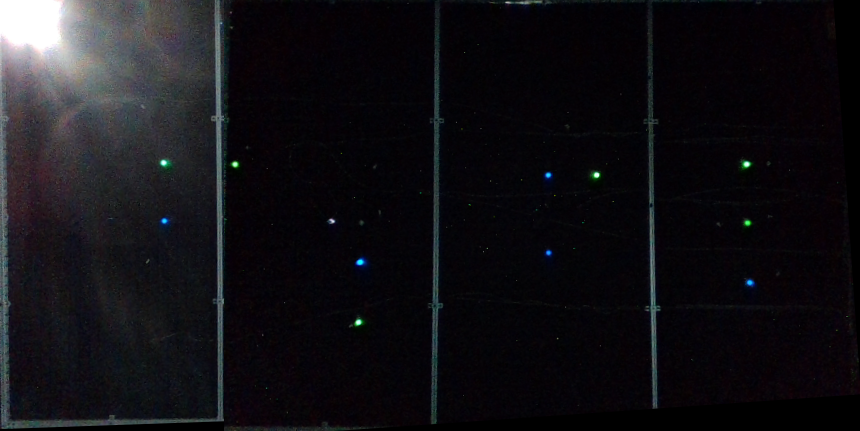
#> input picture jun17_map.png, 860 x 431 px
$ python star_map_part2.py
#> lines starting #> are read from the running program, lines starting #| are printed output that depends on the picture; after the words box and inside, x2 and y2 are one past the last pixel; in counts of white or black regions, pixels touching at a corner belong together
### jun_18_pattern_utils.py
import numpy as np
import matplotlib.pyplot as plt
import cv2
from sklearn.cluster import DBSCAN

jetson = 0
if jetson:
    def show_image(image, axis=True, show=False):
        cv2.imshow("image", image)
else:
    def show_image(image, axis=True, show=False):
        # cv2.imshow doesn't work on Mac
        plt.imshow(cv2.cvtColor(image, cv2.COLOR_BGR2RGB))
        if not axis:
            plt.axis("off")
        if show:
            plt.show()

## Processing
def find_centroids(img, visualize=False, vis_masks=False, area_threshold=10, dist_threshold=5, blue_threshold=120):
    # HSV ranges for green and blue
    lower_green = np.array([40, 100, 40])
    upper_green = np.array([80, 255, 255])

    lower_blue = np.array([100, 100, 40])
    upper_blue = np.array([140, 255, 255])

    # convert image to HSV
    hsv = cv2.cvtColor(img, cv2.COLOR_BGR2HSV)
    green_mask = cv2.inRange(hsv, lower_green, upper_green)
    blue_mask = cv2.inRange(hsv, lower_blue, upper_blue)
    # Extract blue channel
    blue = img[:, :, 0]
    _, blue_blue_mask = cv2.threshold(blue, blue_threshold, 255, cv2.THRESH_BINARY)

    # combine blue masks for the ULTIMATE BLUE
    blue_mask = cv2.bitwise_and(blue_mask, blue_blue_mask)

    if vis_masks:
        plt.imshow(green_mask, cmap='Greys')
        plt.title(f"Green")
        plt.show()
        plt.imshow(blue_mask, cmap='Greys')
        plt.title(f"Blue")
        plt.show()
    led_centroids = []
    i = 0
    for mask in [green_mask, blue_mask]:
        contours, _ = cv2.findContours(mask, cv2.RETR_EXTERNAL, cv2.CHAIN_APPROX_SIMPLE)
        # Get LED centroids
        for cnt in contours:
            area = cv2.contourArea(cnt)
            if area > area_threshold:  # Area threshold
                M = cv2.moments(cnt)
                if M["m00"] > 0:
                    cx = M["m10"] / M["m00"]
                    cy = M["m01"] / M["m00"]
                    new_centroid = (cx, cy)
                    check_dist = [distance(new_centroid, c) for c in led_centroids]
                    if len(check_dist) > 0:
                        if min(check_dist) > dist_threshold:  # Distance threshold
                            led_centroids.append((cx, cy, i))
                    else:
                        led_centroids.append((cx, cy, i))
                    # led_centroids.append((cx, cy, i))
        i += 1
    led_centroids = np.array(led_centroids)
    if visualize:
        output = img.copy()
        for point in led_centroids:
            x, y, c = point
            x, y = int(np.round(x)), int(np.round(y))
            if c == 1:
                text = 'B'
            else:
                text = 'G'
            cv2.putText(output, f'{text}({x},{y})', (x - 40, y - 5), fontFace=cv2.FONT_HERSHEY_DUPLEX,
                        fontScale=.75, color=(0, 0, 255), thickness=1)
        show_image(output)
        plt.show()
    return led_centroids

# Patterning
def find_patterns(points):
    centroids = points[:, 0:2]
    clustering = DBSCAN(eps=125, min_samples=3).fit(centroids)
    labels = clustering.labels_
    # Extract clusters
    num = len(set(labels)) - (1 if -1 in labels else 0)
    pats = []
    for j in range(num):
        pattern = points[labels == j]
        if len(pattern) == 3:
            pats.append(pattern)
    return pats, num

# Patterning
def visualize_patterns(img, pats, num, fid=None):
    output = img.copy()
    cmap = plt.get_cmap('YlOrRd', num)

    show_image(output)
    if len(pats) != 0:
        for j, pattern in enumerate(pats):
            pts = pattern[:, 0:2].astype(np.float32)
            pat_centre = np.mean(pts, axis=0)
            pt_distances = [distance(p, pat_centre) for p in pts]
            radius = int(np.ceil(max(pt_distances)))+10
            idx = identify_cluster(pattern)
            cv2.circle(output, (int(pat_centre[0]), int(pat_centre[1])), radius, (255, 255, 255), 1)
            cv2.putText(output, f'{idx}', (int(pat_centre[0])+radius, int(pat_centre[1])+radius), fontFace=cv2.FONT_HERSHEY_DUPLEX, fontScale=1, color=(255, 255, 255), thickness=1)

            c = cmap(j)
            xs = pattern[:, 0]
            ys = pattern[:, 1]
            plt.scatter(xs, ys, s=10, color=c, label=f'Cluster {idx}')
        #plt.legend(bbox_to_anchor=(1.05, 1), loc='upper left', borderaxespad=0.)
        plt.legend()
        if fid:
            plt.title(f"Detected Patterns in image {fid}")
        else:
            plt.title("Detected Patterns: Map")
        plt.axis("off")
        plt.show()
    else:
        if fid:
            plt.title(f"No patterns found for image {fid} .")
        else:
            plt.title("No patterns found for image.")
        plt.show()

# Identify pattern
def is_collinear(points, tol=2.5):
    """Use PCA to determine if 4 points lie on a line."""
    pts = np.array(points)
    mean = np.mean(pts, axis=0)
    centered = pts - mean
    _, s, _ = np.linalg.svd(centered)
    return s[1] < tol  # second singular value close to 0

# Useful math functions
def make_vector(p1, p2):
    p1_coords = np.array(p1[0:2])
    p2_coords = np.array(p2[0:2])
    return p2_coords - p1_coords

def distance(p1, p2):
    return np.linalg.norm(make_vector(p1, p2))

# [91 lines left out: functions angle_between, angles_in_triangle, arrange_by_distance, relative_transformation_with_scale, apply_similarity_transform, not called in this run]


def identify_cluster(pat):
    pat_cols = [c for x, y, c in pat]
    colors = sorted(pat_cols)
    if is_collinear(pat):
        if colors == [0, 1, 1]:  # Green, Blue, Blue
            cluster_index = 1
        elif colors == [0, 0, 1]:  # Green, Green, Blue
            cluster_index = 3
        else:
            print("Can't identify cluster")
            cluster_index = -1
    else:
        if colors == [0, 0, 1]: #Green, Green, Blue
            cluster_index = 0
        elif colors == [0, 1, 1]: #Green, Blue, Blue
            cluster_index = 2
        else:
            print("Can't identify cluster")
            cluster_index = -1

    return cluster_index


# [120 lines left out: functions sort_cluster, points_to_array, pose_from_sample, view_pose, not called in this run]

### star_map_part2.py
from jun_18_pattern_utils import *
import json

master_map = cv2.imread('jun17_map.png')
#> master_map is the input picture: shape (431, 860, 3); mean B, G, R 21.1, 17, 18.3
cens_all = find_centroids(master_map, visualize=True, area_threshold=10, dist_threshold=5)
#> in find_centroids, `green_mask = cv2.inRange(hsv, lower_green, upper_green)`:
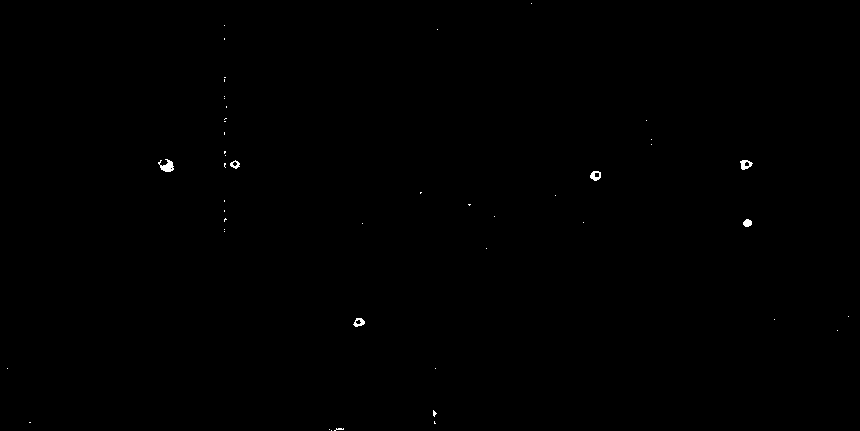
#> green_mask: shape (431, 860); 0.14% white; 47 white regions (41 under 20 px), largest, box (x1, y1, x2, y2) and area: (158, 159, 174, 172) 118, (740, 160, 753, 170) 76, (590, 171, 601, 181) 70, (353, 318, 365, 327) 62, (743, 219, 752, 227) 55, (230, 160, 240, 169) 47
#> in find_centroids, `blue_mask = cv2.inRange(hsv, lower_blue, upper_blue)`:
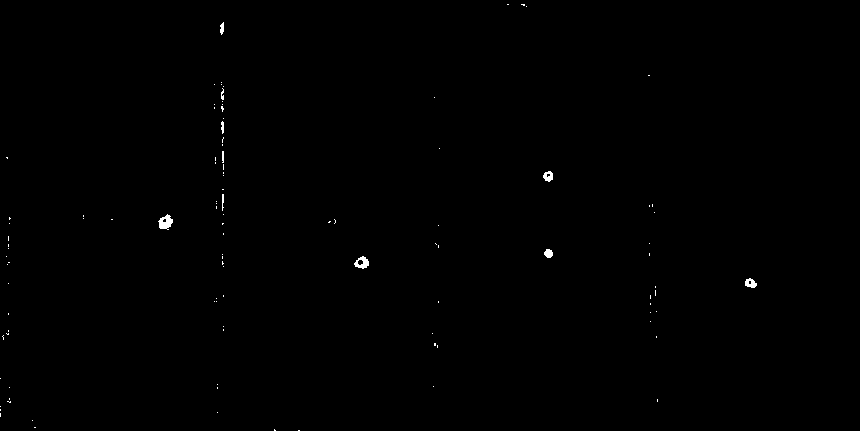
#> blue_mask: shape (431, 860); 0.23% white; 105 white regions (95 under 20 px), largest, box (x1, y1, x2, y2) and area: (158, 214, 173, 230) 146, (354, 256, 369, 269) 112, (745, 278, 757, 288) 80
#> in find_centroids, `_, blue_blue_mask = cv2.threshold(blue, blue_threshold, 255, cv2.THRES..`:
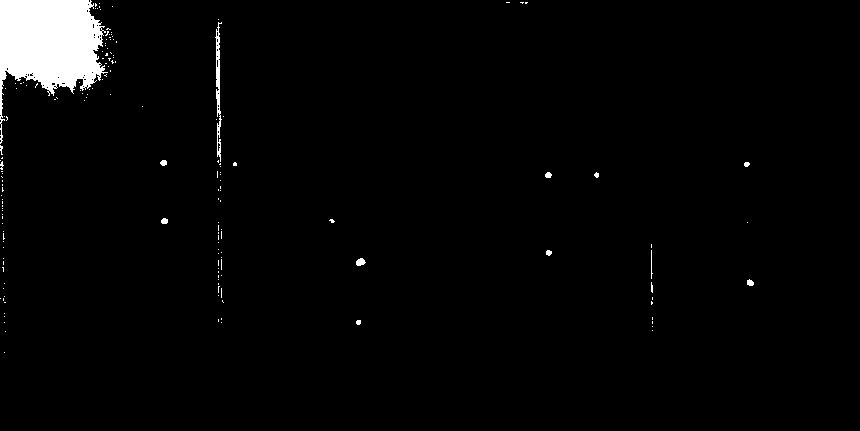
#> blue_blue_mask: shape (431, 860); 2.5% white; 160 white regions (148 under 20 px), largest, box (x1, y1, x2, y2) and area: (0, 0, 108, 144) 8264, (215, 22, 222, 162) 416, (356, 258, 366, 266) 57
#> in find_centroids, `blue_mask = cv2.bitwise_and(blue_mask, blue_blue_mask)`:
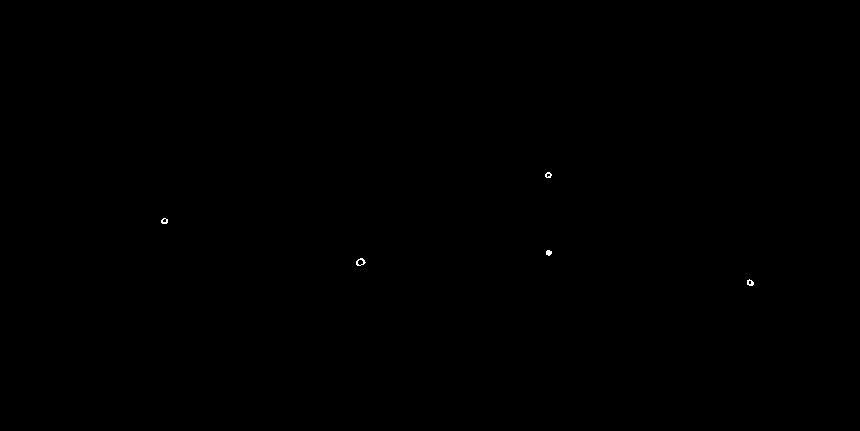
#> blue_mask: shape (431, 860); 0.04% white in thin lines or dots, all inside (x1, y1, x2, y2) = (161, 172, 754, 286)
#> the loop in find_centroids, `for mask in [green_mask, blue_mask]:` made 2 passes
#> i on passes 1 to 2: 1, 2
#> after the loop in find_centroids, `for mask in [green_mask, blue_mask]:`: i = 2; led_centroids = [(358.6, 321.9, 0), (747.1, 222.6, 0), (595.3, 175.2, 0), (745.3, 164.1, 0), (234.6, 164.1, 0), (167.2, 166.2, 0), (749.9, 282.4, 1), (360.1, 261.7, 1), (548.4, 252.4, 1), (164.1, 220.7, 1), (547.9, 174.7, 1)]
#> in find_centroids, `led_centroids = np.array(led_centroids)`: led_centroids = [[358.6, 321.9, 0], [747.1, 222.6, 0], [595.3, 175.2, 0], [745.3, 164.1, 0], [234.6, 164.1, 0], [167.2, 166.2, 0], [749.9, 282.4, 1], [360.1, 261.7, 1], [548.4, 252.4, 1], [164.1, 220.7, 1], [547.9, 174.7, 1]]
#> the loop in find_centroids, `for point in led_centroids:` made 11 passes
#> (point, x, y, c, text) on passes 1 to 8: ([358.6, 321.9, 0], 359, 322, 0, 'G'), ([747.1, 222.6, 0], 747, 223, 0, 'G'), ([595.3, 175.2, 0], 595, 175, 0, 'G'), ([745.3, 164.1, 0], 745, 164, 0, 'G'), ([234.6, 164.1, 0], 235, 164, 0, 'G'), ([167.2, 166.2, 0], 167, 166, 0, 'G'), ([749.9, 282.4, 1], 750, 282, 1, 'B'), ([360.1, 261.7, 1], 360, 262, 1, 'B')
#> after the loop in find_centroids, `for point in led_centroids:`:
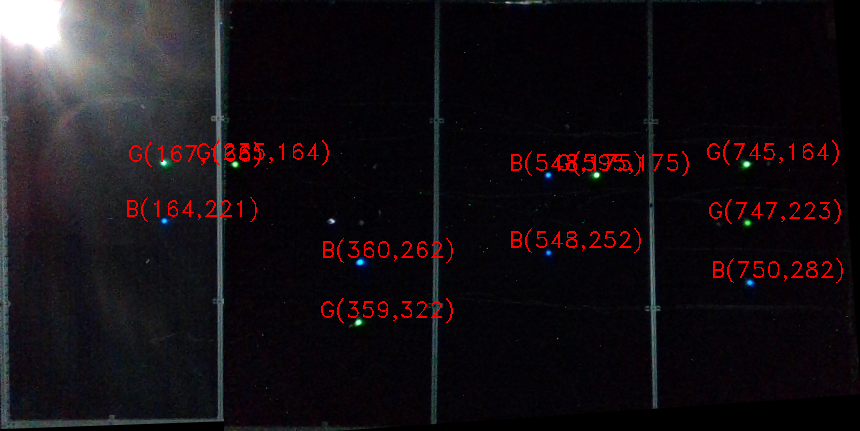
#> output: shape (431, 860, 3); 1.62% of pixels changed, all inside (x1, y1, x2, y2) = (127, 140, 843, 323)
#> cens_all has the same summary as led_centroids in find_centroids
patterns_all, num_clusters_all = find_patterns(cens_all)
#> in find_patterns, `centroids = points[:, 0:2]`: centroids = [[358.6, 321.9], [747.1, 222.6], [595.3, 175.2], [745.3, 164.1], [234.6, 164.1], [167.2, 166.2], [749.9, 282.4], [360.1, 261.7], [548.4, 252.4], [164.1, 220.7], [547.9, 174.7]]
#> in find_patterns, `labels = clustering.labels_`: labels = [-1, 0, 1, 0, 2, 2, 0, -1, 1, 2, 1]
#> in find_patterns, `num = len(set(labels)) - (1 if -1 in labels else 0)`: num = 3
#> the loop in find_patterns, `for j in range(num):` made 3 passes
#> pattern on passes 1 to 3: [[747.1, 222.6, 0], [745.3, 164.1, 0], [749.9, 282.4, 1]], [[595.3, 175.2, 0], [548.4, 252.4, 1], [547.9, 174.7, 1]], [[234.6, 164.1, 0], [167.2, 166.2, 0], [164.1, 220.7, 1]]
#> after the loop in find_patterns, `for j in range(num):`: pats = [[[747.1, 222.6, 0], [745.3, 164.1, 0], [749.9, 282.4, 1]], [[595.3, 175.2, 0], [548.4, 252.4, 1], [547.9, 174.7, 1]], [[234.6, 164.1, 0], [167.2, 166.2, 0], [164.1, 220.7, 1]]]
#> patterns_all has the same summary as pats in find_patterns; num_clusters_all = 3
visualize_patterns(master_map, patterns_all, num_clusters_all, fid=0)
#> the loop in visualize_patterns, `for j, pattern in enumerate(pats):` made 3 passes
#> (pt_distances, radius, colors in identify_cluster, cluster_index in identify_cluster, idx) on passes 1 to 2: ([0.537, 58.97, 59.39], 70, [0, 0, 1], 3, 3), ([40.48, 53.89, 30.58], 64, [0, 1, 1], 2, 2)
#> after the loop in visualize_patterns, `for j, pattern in enumerate(pats):`:
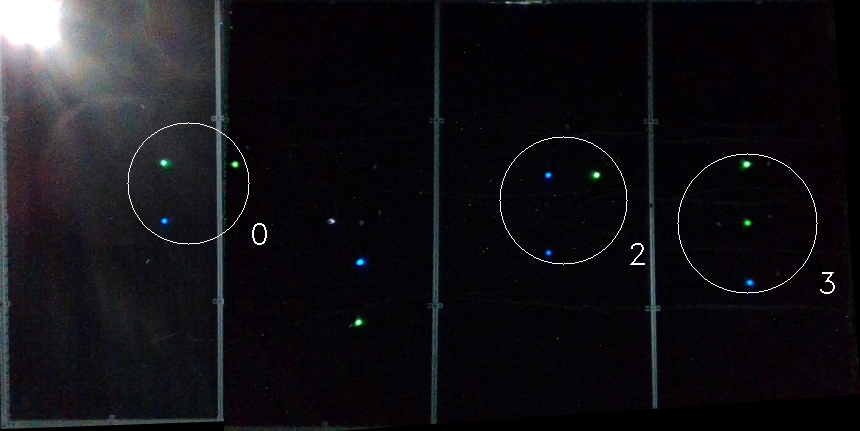
#> output: shape (431, 860, 3); 0.37% of pixels changed, all inside (x1, y1, x2, y2) = (127, 122, 835, 294)
#> in visualize_patterns, `plt.show()`:
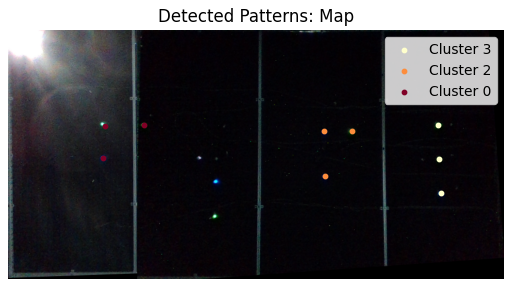
#> figure drawn by matplotlib, 1 panel
cluster_locs = {}
for pat in patterns_all:
    observed_points = pat[:, 0:2].tolist()
    cluster_index = identify_cluster(pat)
    cluster_locs[cluster_index] = observed_points
#> this loop made 3 passes
#> (observed_points, colors in identify_cluster, cluster_index) on passes 1 to 2: ([[747.1, 222.6], [745.3, 164.1], [749.9, 282.4]], [0, 0, 1], 3), ([[595.3, 175.2], [548.4, 252.4], [547.9, 174.7]], [0, 1, 1], 2)
#> after the loop, cluster_locs = {3: [[747.1, 222.6], [745.3, 164.1], [749.9, 282.4]], 2: [[595.3, 175.2], [548.4, 252.4], [547.9, 174.7]], 0: [[234.6, 164.1], [167.2, 166.2], [164.1, 220.7]]}

# Save to file
with open('cluster_data.json', 'w') as f:
    json.dump(cluster_locs, f, indent=4)

# # Load back
# with open('data.json', 'r') as f:
#     loaded_data = json.load(f)

$ run again, with map_jun19.png copied over jun17_map.png
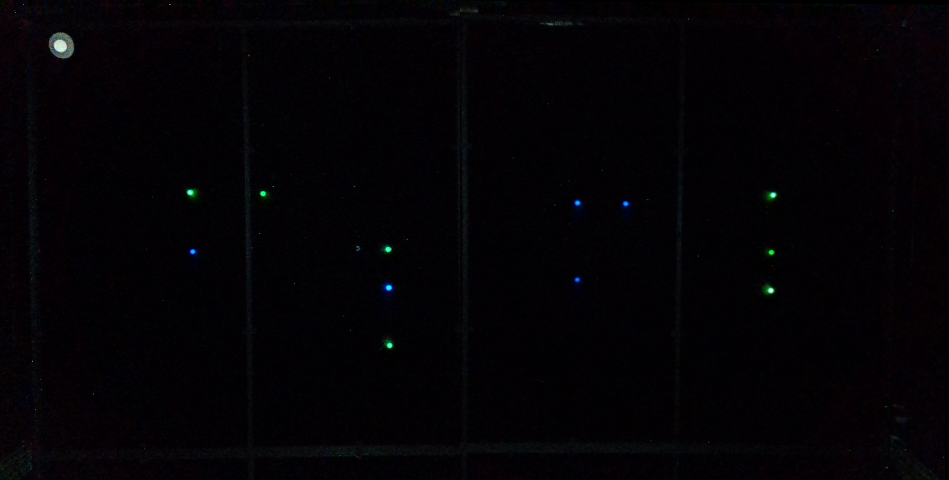
#> input picture map_jun19.png, 949 x 480 px
#> master_map is the input picture: shape (480, 949, 3); mean B, G, R 5, 2.1, 4
#> hsv: shape (480, 949, 3); mean H, S, V 131, 185.2, 5.5
#> green_mask: shape (480, 949); 0.09% white; 14 white regions (7 under 20 px), largest, box (x1, y1, x2, y2) and area: (763, 284, 775, 295) 83, (186, 189, 198, 199) 72, (766, 192, 778, 201) 72
#> blue_blue_mask: shape (480, 949); 0.09% white; 18 white regions (10 under 20 px), largest, box (x1, y1, x2, y2) and area: (54, 39, 67, 53) 141, (384, 284, 394, 291) 50, (575, 200, 581, 206) 30
#> the loop in find_centroids, `for mask in [green_mask, blue_mask]:` made 2 passes
#> i on passes 1 to 2: 1, 2
#> after the loop in find_centroids, `for mask in [green_mask, blue_mask]:`: i = 2; led_centroids = [(388.4, 344.1, 0), (768.4, 289.6, 0), (770.7, 252.1, 0), (386.3, 249.1, 0), (770.2, 196.1, 0), (263.3, 193.6, 0), (192.5, 193.2, 0), (388.2, 287.1, 1), (577, 279.2, 1), (192.5, 251.3, 1), (625.4, 203.4, 1), (577.4, 202.5, 1)]
#> in find_centroids, `led_centroids = np.array(led_centroids)`: led_centroids = [[388.4, 344.1, 0], [768.4, 289.6, 0], [770.7, 252.1, 0], [386.3, 249.1, 0], [770.2, 196.1, 0], [263.3, 193.6, 0], [192.5, 193.2, 0], [388.2, 287.1, 1], [577, 279.2, 1], [192.5, 251.3, 1], [625.4, 203.4, 1], [577.4, 202.5, 1]]
#> the loop in find_centroids, `for point in led_centroids:` made 12 passes
#> (point, x, y, c, text) on passes 1 to 8: ([388.4, 344.1, 0], 388, 344, 0, 'G'), ([768.4, 289.6, 0], 768, 290, 0, 'G'), ([770.7, 252.1, 0], 771, 252, 0, 'G'), ([386.3, 249.1, 0], 386, 249, 0, 'G'), ([770.2, 196.1, 0], 770, 196, 0, 'G'), ([263.3, 193.6, 0], 263, 194, 0, 'G'), ([192.5, 193.2, 0], 192, 193, 0, 'G'), ([388.2, 287.1, 1], 388, 287, 1, 'B')
#> after the loop in find_centroids, `for point in led_centroids:`:
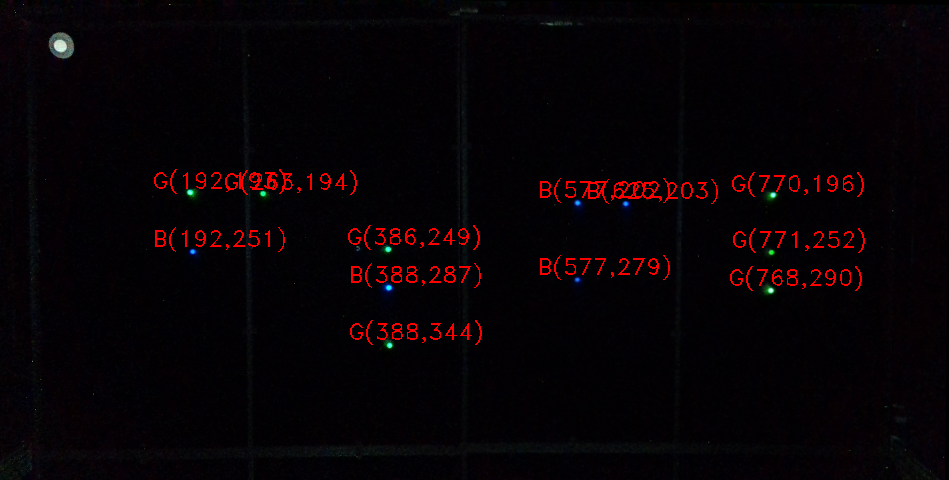
#> output: shape (480, 949, 3); 1.47% of pixels changed, all inside (x1, y1, x2, y2) = (154, 169, 865, 345)
#> cens_all has the same summary as led_centroids in find_centroids
#> centroids = [[388.4, 344.1], [768.4, 289.6], [770.7, 252.1], [386.3, 249.1], [770.2, 196.1], [263.3, 193.6], [192.5, 193.2], [388.2, 287.1], [577, 279.2], [192.5, 251.3], [625.4, 203.4], [577.4, 202.5]]
#> labels = [0, 1, 1, 0, 1, 2, 2, 0, 3, 2, 3, 3]
#> num = 4
#> the loop in find_patterns, `for j in range(num):` made 4 passes
#> pattern on passes 1 to 4: [[388.4, 344.1, 0], [386.3, 249.1, 0], [388.2, 287.1, 1]], [[768.4, 289.6, 0], [770.7, 252.1, 0], [770.2, 196.1, 0]], [[263.3, 193.6, 0], [192.5, 193.2, 0], [192.5, 251.3, 1]], [[577, 279.2, 1], [625.4, 203.4, 1], [577.4, 202.5, 1]]
#> after the loop in find_patterns, `for j in range(num):`: pats = [[[388.4, 344.1, 0], [386.3, 249.1, 0], [388.2, 287.1, 1]], [[768.4, 289.6, 0], [770.7, 252.1, 0], [770.2, 196.1, 0]], [[263.3, 193.6, 0], [192.5, 193.2, 0], [192.5, 251.3, 1]], [[577, 279.2, 1], [625.4, 203.4, 1], [577.4, 202.5, 1]]]
#> patterns_all has the same summary as pats in find_patterns; num_clusters_all = 4
#> the loop in visualize_patterns, `for j, pattern in enumerate(pats):` made 4 passes
#> (pt_distances, radius, colors in identify_cluster, cluster_index in identify_cluster, idx) on passes 1, 3: ([50.65, 44.33, 6.36], 61, [0, 0, 1], 3, 3), ([50.94, 30.62, 45.25], 61, [0, 0, 1], 0, 0)
#> (printed output is left out)
#> in visualize_patterns, `plt.show()`:
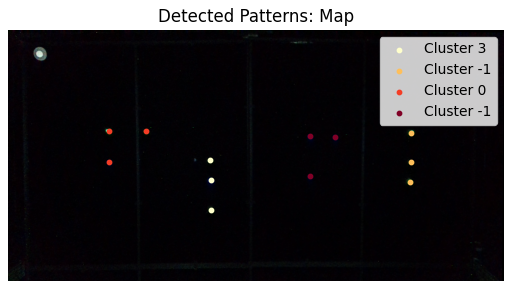
#> figure drawn by matplotlib, 1 panel
#> the loop `for pat in patterns_all:` made 4 passes
#> (observed_points, colors in identify_cluster, cluster_index) on passes 1, 3: ([[388.4, 344.1], [386.3, 249.1], [388.2, 287.1]], [0, 0, 1], 3), ([[263.3, 193.6], [192.5, 193.2], [192.5, 251.3]], [0, 0, 1], 0)
#> (printed output is left out)
#> after the loop `for pat in patterns_all:`: cluster_locs = {3: [[388.4, 344.1], [386.3, 249.1], [388.2, 287.1]], -1: [[577, 279.2], [625.4, 203.4], [577.4, 202.5]], 0: [[263.3, 193.6], [192.5, 193.2], [192.5, 251.3]]}
